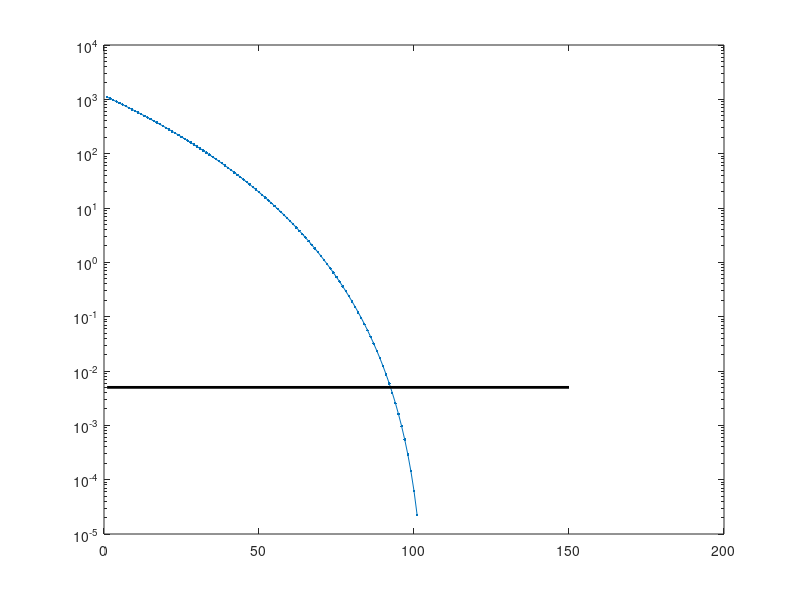

Reproduce this figure in MATLAB. (Note: this script raises an error after producing the figure.)
%% IEEE TRANSACTIONS ON GEOSCIENCE AND REMOTE SENSING, 
%% VOL. 41, NO. 2, FEBRUARY 2003 303A
%% An Overview of the AIRS Radiative Transfer Model
%% L. Larrabee Strow, Scott E. Hannon, Sergio De Souza-Machado, Howard E. Motteler, Member, IEEE, andDavid Tobin 

%C. Atmospheric Layering

% The AIRS fast model uses two different layering methods tomodel the
% optical depths. The most intuitive is a grid of verticalslabs with
% constant pressure. In this case, each layer is definedby the two
% bounding grid pressure levels (so layers require alevel grid). The
% discretized version of the radiative transferequation discussed in
% the previous section uses this 100-layerpressure grid and ultimately
% all s must be available on thisgrid. All component gas
% transmittances, with the exception ofwater vapor for 600 channels,
% are parameterized on this gridwhich spans the range 1100–0.005
% hPa. The 101 atmosphericpressure levels which divide the atmosphere
% into 100 layers aredefined as(19) 
%     P(i) = (Ai^2 + Bi +C )^((7/2)
% where is level number, and A,B,C and are constants. By fixing P(i) =
% 1100, P(38)= 300, P(101) = 0.005 Pa, we can then solve for these
% three constants. This re-lation gives us smoothly varying layers and
% is fine enough tonot limit the accuracy of the radiative transfer
% equation.

ii = 1 : 101;
P(1)   = 1100;
P(38)  = 300;
P(101) = 0.005;

%[1 1 1; 38^2 38 1; 101^2 101 1](x) = [1100 300 0.005].^(2/7);
x = inv([1 1 1; 38^2 38 1; 101^2 101 1]) * [1100 300 0.005]'.^(2/7)

A = x(1); B = x(2); C = x(3); 
% x = -1.550789414500297e-04     -5.593654380586063e-02      7.451622227151780e+00

P = (x(1)*ii.*ii + x(2) * ii + x(3)).^(7/2); plot(ii,P)

%%%%%%%%%%%%%%%%%%%%%%%%%%%%%%%%%%%%%%%%%%%%%%%%%%%%%%%%%%%%%%%%%%%%%%%%
ii = 1 : 121;
P(1)   = 1100;
P(30)  = 300;
P(121) = 2.5e-5;

%[1 1 1; 38^2 38 1; 121^2 121 1](x) = [1100 300 2.5e-5].^(2/7);
x = inv([1 1 1; 30^2 30 1; 121^2 121 1]) * [1100 300 2.5e-5]'.^(2/7)

A = x(1); B = x(2); C = x(3); 
% x =      9.142103672821475e-06    -6.234116456565193e-02     7.457862626866450e+00

P = (x(1)*ii.*ii + x(2) * ii + x(3)).^(7/2); plot(ii,P)
semilogy(ii,P,'.-'); line([1 150],[1 1]*5e-3,'color','k','linewidth',2)


%%%%%%%%%%%%%%%%%%%%%%%%%%%%%%%%%%%%%%%%%%%%%%%%%%%%%%%%%%%%%%%%%%%%%%%%
ii = 1 : 101;
P(1)   = 1100;
P(20)  = 300;
P(101) = 2.25e-5;

%[1 1 1; 38^2 38 1; 121^2 121 1](x) = [1100 300 2.25e-5].^(2/7);
x = inv([1 1 1; 20^2 20 1; 101^2 101 1]) * [1100 300 2.25e-5]'.^(2/7)

A = x(1); B = x(2); C = x(3); 
% x =    5.831592961719922e-04    -1.329532417106244e-01     7.527900686818923e+00

P = (x(1)*ii.*ii + x(2) * ii + x(3)).^(7/2); plot(ii,P)
semilogy(ii,P,'.-'); line([1 150],[1 1]*5e-3,'color','k','linewidth',2)

%%%%%%%%%%%%%%%%%%%%%%%%%%%%%%%%%%%%%%%%%%%%%%%%%%%%%%%%%%%%%%%%%%%%%%%%
fid = 1;
fprintf(fid,'       DATA  ( PLEV(I), I = 101, 52, -1 ) \n');
  ind = 101 : -1 : 97;  fprintf(fid,'     $         / %10.6f,%10.6f,%10.6f,%10.6f,%10.6f,\n',P(ind));
for jj = 1 : 8
  ind = ind  - 5;  fprintf(fid,'     $           %10.6f,%10.6f,%10.6f,%10.6f,%10.6f,\n',P(ind));
end
  ind = ind  - 5;  fprintf(fid,'     $           %10.6f,%10.6f,%10.6f,%10.6f,%10.6f/ \n',P(ind));

fprintf(fid,'       DATA  ( PLEV(I), I = 51, 1, -1 ) \n');
  ind = 051 : -1 : 47;  fprintf(fid,'     $         / %10.4f,%10.4f,%10.4f,%10.4f,%10.4f,\n',P(ind));
for jj = 1 : 9
  ind = ind  - 5;  fprintf(fid,'     $           %10.4f,%10.4f,%10.4f,%10.4f,%10.4f,\n',P(ind));
end
  ind = 001;       fprintf(fid,'     $           %10.4f /\n',P(ind));
fprintf(fid,'       END \n');

%%%%%%%%%%%%%%%%%%%%%%%%%%%%%%%%%%%%%%%%%%%%%%%%%%%%%%%%%%%%%%%%%%%%%%%%

fid = fopen('../Grid/xcbplev_airs120km.f','w');
fprintf(fid,'       DATA  ( PLEV(I), I = 101, 52, -1 ) \n');
  ind = 101 : -1 : 97;  fprintf(fid,'     $         / %10.6f,%10.6f,%10.6f,%10.6f,%10.6f,\n',P(ind));
for jj = 1 : 8
  ind = ind  - 5;  fprintf(fid,'     $           %10.6f,%10.6f,%10.6f,%10.6f,%10.6f,\n',P(ind));
end
  ind = ind  - 5;  fprintf(fid,'     $           %10.6f,%10.6f,%10.6f,%10.6f,%10.6f/ \n',P(ind));

fprintf(fid,'       DATA  ( PLEV(I), I = 51, 1, -1 ) \n');
  ind = 051 : -1 : 47;  fprintf(fid,'     $         / %10.4f,%10.4f,%10.4f,%10.4f,%10.4f,\n',P(ind));
for jj = 1 : 9
  ind = ind  - 5;  fprintf(fid,'     $           %10.4f,%10.4f,%10.4f,%10.4f,%10.4f,\n',P(ind));
end
  ind = 001;       fprintf(fid,'     $           %10.4f /\n',P(ind));
fprintf(fid,'       END \n');
fclose(fid);
